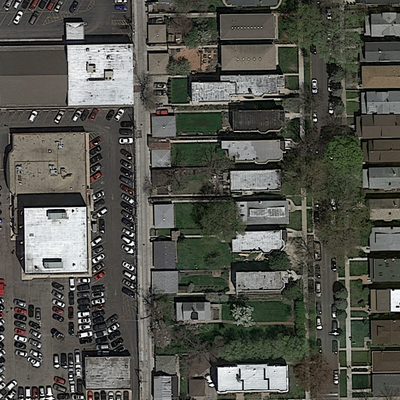
#> input picture Data/training/images/satImage_019.png, 400 x 400 px, found by its file name
$ jupyter execute --allow-errors segment_aerial_images.ipynb   (shell and % lines are left out)
#> lines starting #> are read from the running program, lines starting #| are printed output that depends on the picture
[cell 1]
import matplotlib.image as mpimg
import numpy as np
import matplotlib.pyplot as plt
import os,sys
from PIL import Image

[cell 2]
# Helper functions

def load_image(infilename):
    data = mpimg.imread(infilename)
    return data

# [4 lines left out: function img_float_to_uint8, not called in this run]

# Concatenate an image and its groundtruth
def concatenate_images(img, gt_img):
    nChannels = len(gt_img.shape)
    w = gt_img.shape[0]
    h = gt_img.shape[1]
    if nChannels == 3:
        cimg = np.concatenate((img, gt_img), axis=1)
    else:
        gt_img_3c = np.zeros((w, h, 3), dtype=np.uint8)
        gt_img8 = img_float_to_uint8(gt_img)
        gt_img_3c[:,:,0] = gt_img8
        gt_img_3c[:,:,1] = gt_img8
        gt_img_3c[:,:,2] = gt_img8
        img8 = img_float_to_uint8(img)
        cimg = np.concatenate((img8, gt_img_3c), axis=1)
    return cimg

def img_crop(im, w, h):
    list_patches = []
    imgwidth = im.shape[0]
    imgheight = im.shape[1]
    is_2d = len(im.shape) < 3
    for i in range(0,imgheight,h):
        for j in range(0,imgwidth,w):
            if is_2d:
                im_patch = im[j:j+w, i:i+h]
            else:
                im_patch = im[j:j+w, i:i+h, :]
            list_patches.append(im_patch)
    return list_patches

[cell 3]
# Loaded a set of images
root_dir = "Datasets/training/"

image_dir = root_dir + "images/"
files = os.listdir(image_dir)
n = min(20, len(files)) # Load maximum 20 images
print("Loading " + str(n) + " images")
imgs = [load_image(image_dir + files[i]) for i in range(n)]
#> in load_image, data is the input picture: shape (400, 400, 3) float32; mean R, G, B 0.329, 0.331, 0.303
#> imgs = 1 item
print(files[0])

gt_dir = root_dir + "groundtruth/"
print("Loading " + str(n) + " images")
gt_imgs = [load_image(gt_dir + files[i]) for i in range(n)]
#> gt_imgs = 1 item
print(files[0])

n = 10 # Only use 10 images for training

[cell 4]
print('Image size = ' + str(imgs[0].shape[0]) + ',' + str(imgs[0].shape[1]))
#| Image size = 400,400

# Show first image and its groundtruth image
cimg = concatenate_images(imgs[0], gt_imgs[0])
#> in concatenate_images, `cimg = np.concatenate((img, gt_img), axis=1)`:
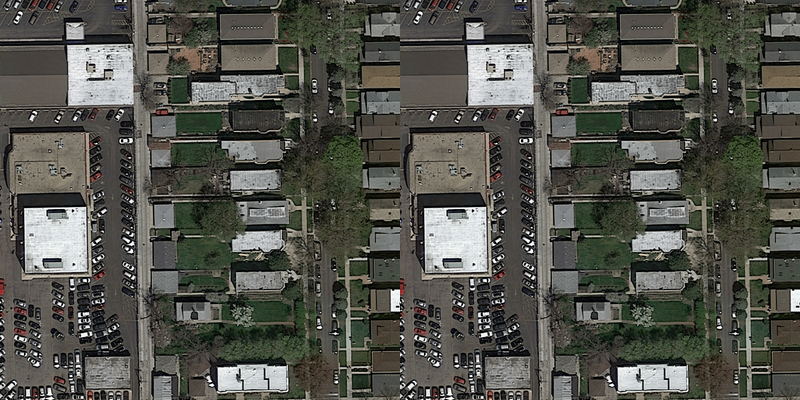
#> cimg: shape (400, 800, 3) float32; mean R, G, B 0.329, 0.331, 0.303
fig1 = plt.figure(figsize=(10, 10))
plt.imshow(cimg, cmap='Greys_r')

[cell 5]
# Extract patches from input images
patch_size = 16 # each patch is 16*16 pixels

#> (the rest of this cell did not finish here and is left out)

#> after the loop in img_crop, `for i in range(0,imgheight,h):`: list_patches = 625 items
gt_patches = [img_crop(gt_imgs[i], patch_size, patch_size) for i in range(n)]

# Linearize list of patches
img_patches = np.asarray([img_patches[i][j] for i in range(len(img_patches)) for j in range(len(img_patches[i]))])
gt_patches =  np.asarray([gt_patches[i][j] for i in range(len(gt_patches)) for j in range(len(gt_patches[i]))])

[cell 6]
# Extract 6-dimensional features consisting of average RGB color as well as variance
# [19 lines left out: functions extract_features, extract_features_2d, extract_img_features, not called in this run]

[cell 7]
# Compute features for each image patch
foreground_threshold = 0.25 # percentage of pixels > 1 required to assign a foreground label to a patch
#> foreground_threshold = 0.25

# [6 lines left out: function value_to_class, not called in this run]

#> (the rest of this cell did not finish here and is left out)
